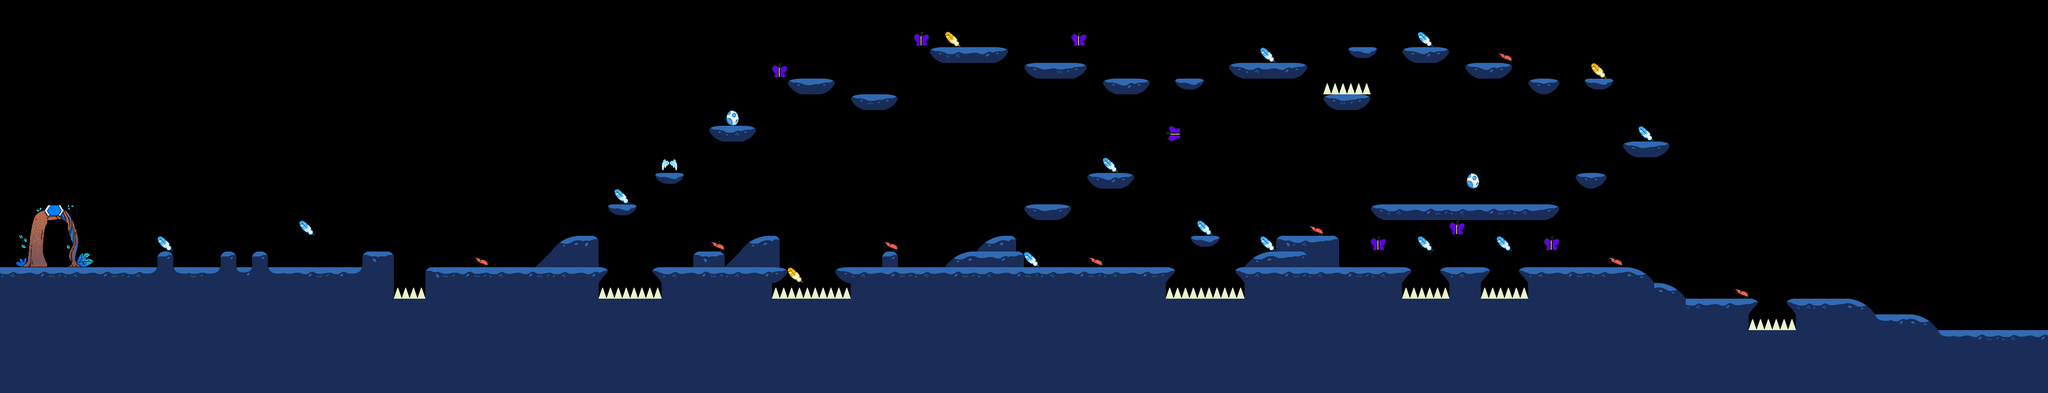

Below is a game level as drawn by its tile map, then a one-line description and the .tmx that defines it (tile-layer data replaced by summaries):
An orthogonal 130x25 tile map with 32x32 px tiles, 4 tile layers (Ground, Gate, Items, Enemies), 5 tilesets.

<map version="1.10" tiledversion="1.10.2" orientation="orthogonal" renderorder="right-down" width="130" height="25" tilewidth="32" tileheight="32" infinite="0" nextlayerid="8" nextobjectid="6">
 <tileset firstgid="1" source="assets/tiles/tile_test_v1.tsx" />
 <tileset firstgid="4" source="assets/tiles/tile_items_v1.tsx" />
 <tileset firstgid="8" source="assets/tiles/tile_gate_v1.tsx" />
 <tileset firstgid="28" source="assets/tiles/tile_enemies_v1.tsx" />
 <tileset firstgid="30" source="assets/tiles/tile_forest_ground_v01.tsx" />
 <layer id="1" name="Ground" width="130" height="25">
  <data>[3250 cells, 1082 non-empty, 21 distinct tile ids]</data>
 </layer>
 <layer id="5" name="Gate" width="130" height="25" locked="1">
  <data>[3250 cells, 13 non-empty, 13 distinct tile ids]</data>
 </layer>
 <layer id="2" name="Items" width="130" height="25">
  <data>[3250 cells, 18 non-empty, 4 distinct tile ids]</data>
 </layer>
 <layer id="6" name="Enemies" width="130" height="25">
  <data>[3250 cells, 15 non-empty, 2 distinct tile ids]</data>
 </layer>
</map>
